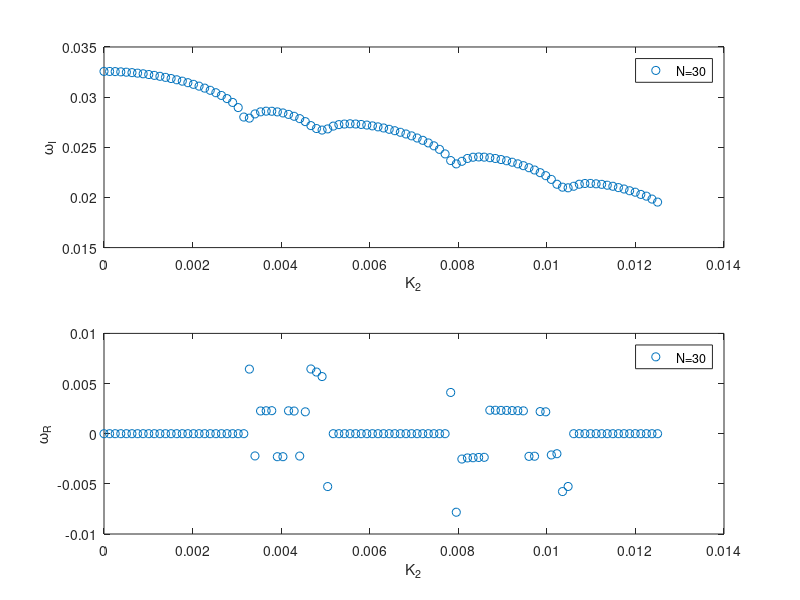

The MATLAB source for this figure:
clc
clear
    rint=2.5e-3;
    Aint=1;
    Aend=41;
    Num=31;
    A=linspace(Aint,Aend,Num);
    a=A.*rint;
    h=(Aend-Aint)/(Num-1);
    
    NBB=100;
    BB=linspace(0,5,NBB);%k2域

for op=1:NBB
    B=BB(op);%循环写k2，暂时先放一个数
    
    sc1=deg2rad(20.9);
    sc2=deg2rad(32.76);
    sc=deg2rad(25); %倾角

    charL=0.825e-3;
    beta=0.136;
    g=9.8;

    nu=(2/9)*(charL/beta)*sqrt(g)*(sin(sc)/sqrt(cos(sc)))*((tan(sc2)-tan(sc))/(tan(sc)-tan(sc1)));

    %Gam=0.05877; %Big Gamma
    q0=3.5e-6;%Q/2pi
    uint=2*q0/rint^2;
    
    gammastar=(tan(sc2)-tan(sc))/(tan(sc)-tan(sc1));
    gamma=(beta/charL)*(g*cos(sc))^(1/2);
    %暂时用参数化表达hs与us
    hs=(q0*gammastar./(gamma.*a)).^(2/5);
    us=(gamma/gammastar).*hs.^(3/2);%gammastar是文章里的gamma
    Frlocal=us./(g.*hs.*cos(sc)).^(1/2);
    Hs=hs./rint;
    Us=us./uint;
    
    Res=uint*(rint)^(1/2)/nu;
    Fr=uint/(g*cos(sc)*rint)^(1/2);
    
    eta=(tan(sc2)-tan(sc1))/gammastar;
    
    %eta=0;
    %G=gammastar.*(Hs.^(3/2))./Us;
    G=gammastar;
    Gamp=(G./((1+G).^2)).*(tan(sc2)-tan(sc1));
    
    % 便捷计算代号
    C=5/4; %Velocity profile shape coeff.
    F=(1/Fr)^2;
    Y=Gamp;%Bed stress coeff.
    R=Res;
    X2=1/cos(sc);
    %L=[];
    %各项系数设置成矩阵调用
    L(1,:)=(Us./h)+(Us./A);
    L(2,:)=-Us./h;
    L(3,:)=(Hs./h)+(Hs./A);
    L(4,:)=-Hs./h;
    L(5,:)=1i.*B.*X2.*Hs./A;
    L(6,:)=(F/h)-(3/2).*Y.*F./Hs;
    L(7,:)=-F/h;
    L(8,:)=-(1/(R*h^2)).*(Hs).^(1/2);
    L(9,:)=((C/h).*Us+(2./A).*Us+(2/(R*h^2)).*(Hs.^(1/2))+(1/R).*((B.*X2).^2).*(1./A.^2).*Hs.^(1/2)+Gamp.*F./Us);
    %L(9,:)=((C/h).*Us+(2/(R*h^2)).*(Hs.^(1/2))+(1/R).*((B.*X2).^2).*(1./A.^2).*Hs.^(1/2)+Gamp.*F./Us);
    L(10,:)=-(C/h).*Us-(1/(R*h^2)).*Hs.^(1/2);
    L(11,:)=1i.*B.*X2.*Us./A;
    %L(11,:)=zeros(1,Num);
    L(12,:)=1i.*F.*B.*X2./A;
    L(13,:)=-(1/(R*h^2)).*Hs.^(1/2);
    L(14,:)=(Us./h)+((2/(R*h^2)).*Hs.^(1/2))+(1/R).*((B.*X2).^2).*(1./A.^2).*Hs.^(1/2)+eta.*F./Us;
    L(15,:)=-Us./h-(1/(R*h^2)).*Hs.^(1/2);
    
    %初始化特征矩阵
    MATSIZE=(Num-2)*3;
    MAT=zeros(MATSIZE);
    k=1;%记录每3行的切换
    g=0;%记录每3行的切换次数
    for i=1:MATSIZE
        if k==4
            k=1;
            g=g+1;
        end
        for j=1:MATSIZE
            if k==1
                if g==0

                    MAT(i,1+3*g)=L(1,g+2);
                    MAT(i,2+3*g)=L(3,g+2);
                    MAT(i,3+3*g)=L(5,g+2);
                else
                    MAT(i,1+3*(g-1))=L(2,g+2);
                    MAT(i,2+3*(g-1))=L(4,g+2);
                    MAT(i,1+3*g)=L(1,g+2);
                    MAT(i,2+3*g)=L(3,g+2);
                    MAT(i,3+3*g)=L(5,g+2);
                end
            end
            if k==2
                if g==0
                    
                    MAT(i,1+3*g)=L(6,g+2);
                    MAT(i,2+3*g)=L(9,g+2);
                    MAT(i,3+3*g)=L(11,g+2);
                    MAT(i,5+3*g)=L(8,g+2);
                elseif g==Num-3
                    MAT(i,1+3*(g-1))=L(7,g+2);
                    MAT(i,2+3*(g-1))=L(10,g+2);
                    MAT(i,1+3*g)=L(6,g+2);
                    MAT(i,2+3*g)=L(8,g+2)+L(9,g+2);
                    MAT(i,3+3*g)=L(11,g+2);
                else
                    MAT(i,1+3*(g-1))=L(7,g+2);
                    MAT(i,2+3*(g-1))=L(10,g+2);
                    MAT(i,1+3*g)=L(6,g+2);
                    MAT(i,2+3*g)=L(9,g+2);
                    MAT(i,3+3*g)=L(11,g+2);
                    MAT(i,5+3*g)=L(8,g+2);
                end
            end
            if k==3
                if g==0
                    
                    MAT(i,1+3*g)=L(12,g+2);
                    MAT(i,3+3*g)=L(14,g+2);
                    MAT(i,6+3*g)=L(13,g+2);
                elseif g==Num-3
                    MAT(i,3+3*(g-1))=L(15,g+2);
                    MAT(i,1+3*g)=L(12,g+2);
                    MAT(i,3+3*g)=L(13,g+2)+L(14,g+2);
                else
                    MAT(i,3+3*(g-1))=L(15,g+2);
                    MAT(i,1+3*g)=L(12,g+2);
                    MAT(i,3+3*g)=L(14,g+2);
                    MAT(i,6+3*g)=L(13,g+2);
                end
            end
            
        end
        k=k+1;
    end

    RHS=1i.*eye((Num-2)*3);
    
    [V,D]=eig(MAT,RHS);
    
    REE=diag(D);
    RE=REE.';
    for pp=1:MATSIZE
        WW(pp,op)=RE(1,pp);
    end
end

% 获取矩阵的大小
[m, n] = size(WW);
% 初始化排序后的复矩阵
SWW = zeros(m, n);
% 逐列排序
for col = 1:n
    % 提取当前列的虚部
    imag_parts = imag(WW(:, col));
    % 获取排序后的索引
    [~, sorted_indices] = sort(imag_parts);
    % 根据排序后的索引重新排列当前列
    SWW(:, col) = WW(sorted_indices, col);
end

subplot(2,1,1)
plot(BB.*rint,imag(SWW(MATSIZE,:)),'o')
hold on

% plot(BB.*rint,imag(SWW(MATSIZE-20,:)),'o')
% hold on
% 
% plot(BB.*rint,imag(SWW(MATSIZE-50,:)),'o')
% hold on
xlabel('K_2')
ylabel('\omega_I')
legend('N=30','N=100','N=200')

subplot(2,1,2)
plot(BB.*rint,real(SWW(MATSIZE,:)),'o')
hold on

% plot(BB.*rint,real(SWW(MATSIZE-20,:)),'o')
% hold on
% 
% plot(BB.*rint,real(SWW(MATSIZE-50,:)),'o')
% hold on
xlabel('K_2')
ylabel('\omega_R')
legend('N=30','N=100','N=200')
% subplot(3,1,2)
% plot(BB,real(SWW(MATSIZE,:)),'o')
% hold on
% subplot(3,1,3)
% plot(BB,real(SWW(MATSIZE,:))./BB,'o')
% hold on
% 
% 
% figure()
% plot(BB.*rint,real(SWW(9,:)),'o')
% hold on
% plot(BB.*rint,real(SWW(8,:)),'o')
% hold on
% plot(BB.*rint,real(SWW(7,:)),'o')
% hold on
% plot(BB.*rint,real(SWW(6,:)),'o')
% hold on
% plot(BB.*rint,real(SWW(5,:)),'o')
% hold on
% plot(BB.*rint,real(SWW(4,:)),'o')
% hold on
% plot(BB.*rint,real(SWW(3,:)),'o')
% hold on
% plot(BB.*rint,real(SWW(2,:)),'o')
% hold on
% plot(BB.*rint,real(SWW(1,:)),'o')
% hold on
% legend('1','2','3','4','5','6','7','8','9')
%     
% % figure()
% % plot(BB.*rint,imag(WW(9,:)),'o')
% % hold on
% % plot(BB.*rint,imag(WW(8,:)),'o')
% % hold on
% % plot(BB.*rint,imag(WW(7,:)),'o')
% % hold on
% % plot(BB.*rint,imag(WW(6,:)),'o')
% % hold on
% % plot(BB.*rint,imag(WW(5,:)),'o')
% % hold on
% % plot(BB.*rint,imag(WW(4,:)),'o')
% % hold on
% % plot(BB.*rint,imag(WW(3,:)),'o')
% % hold on
% % plot(BB.*rint,imag(WW(2,:)),'o')
% % hold on
% % plot(BB.*rint,imag(WW(1,:)),'o')
% % hold on
% % legend('1','2','3','4','5','6','7','8','9')
% % 
% % 
% % figure()
% % plot(BB.*rint,real(WW(9,:)),'o')
% % hold on
% % plot(BB.*rint,real(WW(8,:)),'o')
% % hold on
% % plot(BB.*rint,real(WW(7,:)),'o')
% % hold on
% % plot(BB.*rint,real(WW(6,:)),'o')
% % hold on
% % plot(BB.*rint,real(WW(5,:)),'o')
% % hold on
% % plot(BB.*rint,real(WW(4,:)),'o')
% % hold on
% % plot(BB.*rint,real(WW(3,:)),'o')
% % hold on
% % plot(BB.*rint,real(WW(2,:)),'o')
% % hold on
% % plot(BB.*rint,real(WW(1,:)),'o')
% % hold on
% % legend('1','2','3','4','5','6','7','8','9')
    
 
    
    
    
    
    
